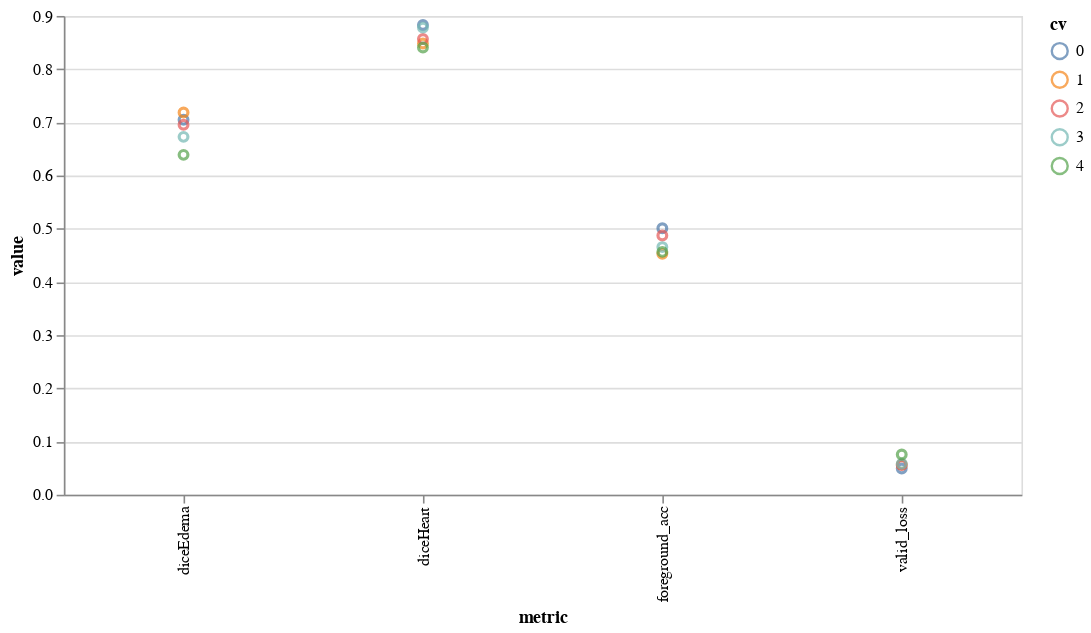

Here is the notebook cell this chart was saved with:
### Code cell
(alt.Chart(cv_results_long)
  .mark_point()
  .encode(x='metric', y='value', color='cv:N')
  .properties(width=600, height=300)
  .interactive())

### Figure 1 — Vega-Lite specification as saved in the notebook (floating-point values rounded to 4 significant figures)
{"config": {"view": {"continuousWidth": 400, "continuousHeight": 300}}, "data": {"name": "data-20082d1a97de775ecee7dea164dc3ed0"}, "mark": "point", "encoding": {"color": {"type": "nominal", "field": "cv"}, "x": {"type": "nominal", "field": "metric"}, "y": {"type": "quantitative", "field": "value"}}, "height": 300, "selection": {"selector001": {"type": "interval", "bind": "scales", "encodings": ["x", "y"]}}, "width": 600, "$schema": "https://vega.github.io/schema/vega-lite/v4.8.1.json", "datasets": {"data-20082d1a97de775ecee7dea164dc3ed0": [{"cv": 0, "metric": "valid_loss", "value": 0.04937}, {"cv": 0, "metric": "foreground_acc", "value": 0.5008}, {"cv": 0, "metric": "diceHeart", "value": 0.883}, {"cv": 0, "metric": "diceEdema", "value": 0.7048}, {"cv": 1, "metric": "valid_loss", "value": 0.05692}, {"cv": 1, "metric": "foreground_acc", "value": 0.4528}, {"cv": 1, "metric": "diceHeart", "value": 0.8482}, {"cv": 1, "metric": "diceEdema", "value": 0.7185}, {"cv": 2, "metric": "valid_loss", "value": 0.05569}, {"cv": 2, "metric": "foreground_acc", "value": 0.4873}, {"cv": 2, "metric": "diceHeart", "value": 0.8566}, {"cv": 2, "metric": "diceEdema", "value": 0.6954}, {"cv": 3, "metric": "valid_loss", "value": 0.05815}, {"cv": 3, "metric": "foreground_acc", "value": 0.4655}, {"cv": 3, "metric": "diceHeart", "value": 0.8781}, {"cv": 3, "metric": "diceEdema", "value": 0.6727}, {"cv": 4, "metric": "valid_loss", "value": 0.07584}, {"cv": 4, "metric": "foreground_acc", "value": 0.4565}, {"cv": 4, "metric": "diceHeart", "value": 0.8407}, {"cv": 4, "metric": "diceEdema", "value": 0.6389}]}}
